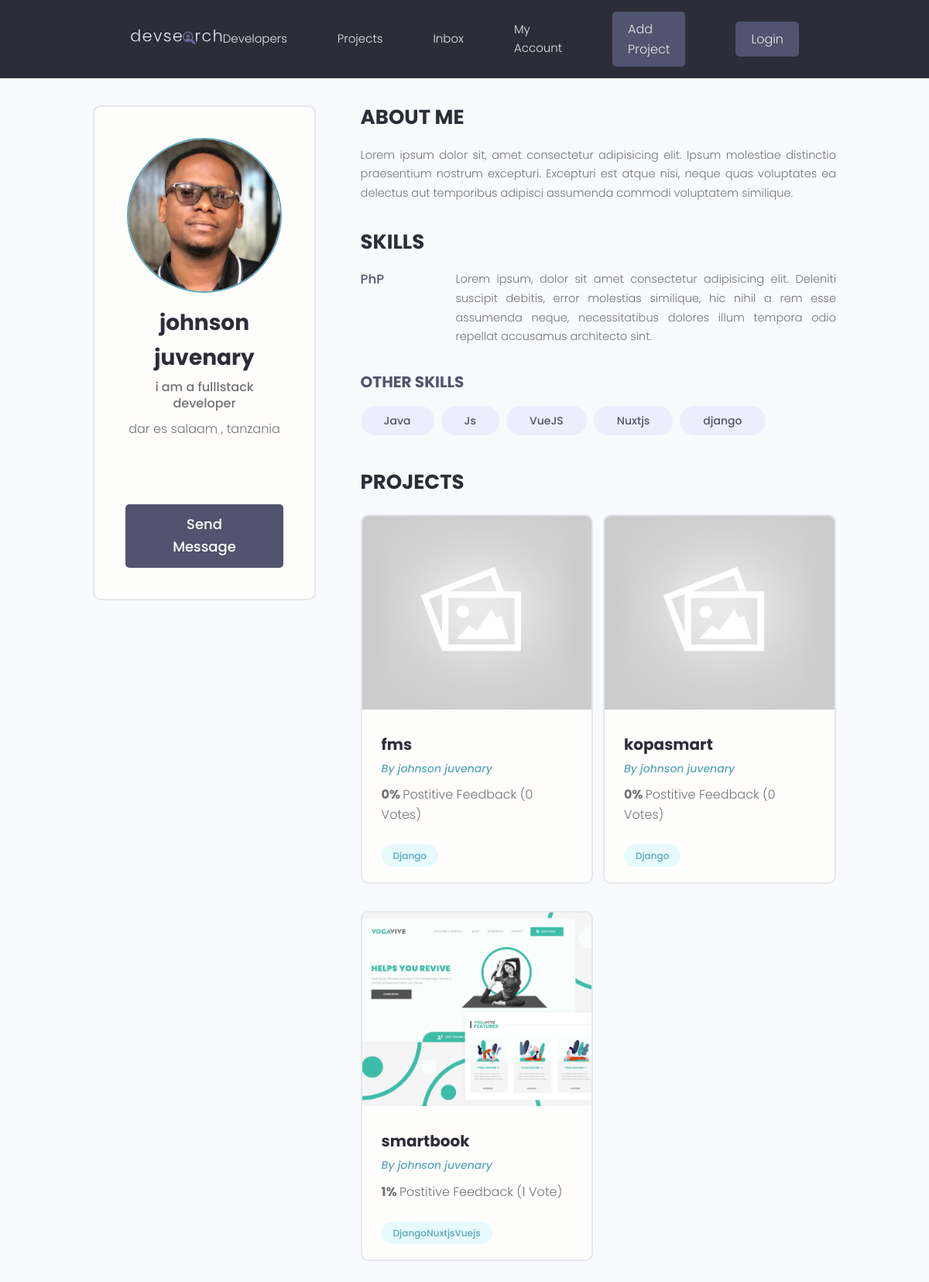
The app's page /profile/1e2a1576-8ede-4ad7-bf81-5f16d7f235b8 with its own data.
### users/models.py (models this page shows, shortened)
class Profile(models.Model):
    user = models.OneToOneField(
        User, on_delete=models.CASCADE, null=True, blank=True)
    name = models.CharField(max_length=200, blank=True, null=True)
    email = models.EmailField(max_length=500, blank=True, null=True)
    location = models.CharField(max_length=200, blank=True, null=True)
    username = models.CharField(max_length=200, blank=True, null=True)
    short_intro = models.CharField(max_length=200, blank=True, null=True)
    bio = models.TextField(blank=True, null=True)
    profile_image = models.ImageField(
        null=True, blank=True, upload_to='profiles/', default="profiles/user-default.png")
    social_github = models.CharField(max_length=200, blank=True, null=True)
    social_twitter = models.CharField(max_length=200, blank=True, null=True)
    social_linkedin = models.CharField(max_length=200, blank=True, null=True)
    social_youtube = models.CharField(max_length=200, blank=True, null=True)
    social_website = models.CharField(max_length=200, blank=True, null=True)
    created = models.DateTimeField(auto_now_add=True)
    id = models.UUIDField(default=uuid.uuid4, unique=True,
                          primary_key=True, editable=False)

class Skill(models.Model):
    owner = models.ForeignKey(
        Profile, on_delete=CASCADE, null=True, blank=True)
    name = models.CharField(max_length=200, blank=True, null=True)
    description = models.TextField(null=True, blank=True)
    created = models.DateTimeField(auto_now_add=True)
    id = models.UUIDField(default=uuid.uuid4, unique=True,
                          primary_key=True, editable=False)

### projects/models.py (models this page shows, shortened)
class Project(models.Model):
    owner = models.ForeignKey(
        Profile, null=True, blank=True, on_delete=models.SET_NULL)
    title = models.CharField(max_length=200)
    description = models.TextField(null=True, blank=True)
    featured_image = models.ImageField(
        null=True, blank=True, default="default.jpg")
    demo_link = models.CharField(max_length=2000, null=True, blank=True)
    source_link = models.CharField(max_length=2000, null=True, blank=True)
    tags = models.ManyToManyField('Tag', blank=True)
    vote_total = models.IntegerField(default=0, null=True, blank=True)
    vote_ratio = models.IntegerField(default=0, null=True, blank=True)
    created = models.DateTimeField(auto_now_add=True)
    id = models.UUIDField(default=uuid.uuid4, unique=True,
                          primary_key=True, editable=False)

class Tag(models.Model):
    name = models.CharField(max_length=200)
    created = models.DateTimeField(auto_now_add=True)
    id = models.UUIDField(default=uuid.uuid4, unique=True,
                          primary_key=True, editable=False)
    def __str__(self):
        return self.name

### users/views.py (the view)
# urls.py: path('profile/<str:pk>', views.userProfile, name="user-profile"),
def userProfile(request, pk):
    profile = Profile.objects.get(id=pk)
    topSkills = profile.skill_set.exclude(description__exact="")
    otherSkils = profile.skill_set.filter(description="")
    context = {'profile': profile,
               'topSkills': topSkills, 'otherSkills': otherSkils}
    return render(request, "users/user-profile.html", context)

### users/templates/users/user-profile.html (shortened to what this page needs)
{% extends 'main.html' %}
{% block content %}
<main class="profile my-md">
    <div class="container">
        <div class="layout">
            <div class="column column--1of3">
                <div class="card text-center">
                    <div class="card__body dev">
                        <img class="avatar avatar--xl" src="{{profile.profile_image.url}}">
                        <h2 class=" dev__name">{{profile.name}}</h2>
                        <p class="dev__title">{{profile.short_intro}}</p>
                        <p class="dev__location">{{profile.location}}</p>
                        <ul class="dev__social">
                        </ul>
                        <a href="#" class="btn btn--sub btn--lg">Send Message </a>
                    </div>
                </div>
            </div>
            <div class="column column--2of3">
                <div class="devInfo">
                    <h3 class="devInfo__title">About Me</h3>
                    <p class="devInfo__about">
                        {{profile.bio}}
                    </p>
                </div>
                <div class="devInfo">
                    <h3 class="devInfo__title">Skills</h3>
                    <div class="devInfo__skills">
                        {% for skill in topSkills %}
                        <div class="devSkill">
                            <h4 class="devSkill__title">{{skill.name}}</h4>
                            <p class="devSkill__info">
                                {{skill.description}}
                            </p>
                        </div>
                        {% endfor %}
                        <h3 class="devInfo__subtitle">Other Skills</h3>
                        <div class="devInfo__otherSkills">
                            {% for skill in otherSkills %}
                            <span class="tag tag--pill tag--sub tag--lg">
                                <small>{{skill.name}}</small>
                            </span>
                            {% endfor %}
                        </div>
                    </div>
                </div>
                <div class="devInfo">
                    <h3 class="devInfo__title">Projects</h3>
                    <div class="grid grid--two">
                        {% for project in profile.project_set.all %}
                        <div class="column">
                            <div class="card project">
                                <a href="{% url 'project' project.id %}" class="project">
                                    <img class="project__thumbnail" src="{{project.featured_image.url}}"
                                        alt="project thumbnail" />
                                    <div class="card__body">
                                        <h3 class="project__title">{{project.title}}</h3>
                                        <p><a class="project__author"
                                                href="{% url 'user-profile' project.owner.id %}">By
                                                {{project.owner.name}} </a>
                                        </p>
                                        <p class="project--rating">
                                            <span style="font-weight: bold;">{{project.vote_ratio}}% </span> Postitive
                                            Feedback ({{project.vote_total}} Vote{{project.vote_total|pluralize:"s"}})
                                        </p>
                                        <div class="project__tags">
                                            <span class="tag tag--pill tag--main">
                                                {%for tag in project.tags.all %}
                                                <small> {{ tag }} </small>
                                                {% endfor %}
                                            </span>
                                        </div>
                                    </div>
                                </a>
                            </div>
                        </div>
                        {% endfor %}
                    </div>
                </div>
            </div>
        </div>
    </div>
</main>
{% endblock content %}

### static/styles/app.css (style rules this page uses)
:root { --color-sub: #2d2d39; }
.btn--sub { background-color: var(--color-sub-light); }
.card { border: 2px solid var(--color-light); }
img { width: 100%; }
.profile .card>.dev { padding: 4rem; }
.dev__name { color: var(--color-sub); font-size: 2.8rem; font-weight: 700; margin-top: 1rem; margin-bottom: 0.5rem; }
.dev__title { font-size: 1.6rem; font-weight: 500; line-height: 1.3; }
.dev__location { margin-top: 1rem; }
.dev__social { margin: 3rem 0; list-style: none; display: flex; justify-content: center; gap: 1.5rem; }
.devInfo { margin-bottom: 3rem; }
.devInfo__title, .devInfo__subtitle { font-size: 2.6rem; color: var(--color-sub); text-transform: uppercase; font-weight: 700; margin-bottom: 1.5rem; }
.devInfo__subtitle { font-size: 2rem; color: var(--color-sub-light); }
.devInfo__about, .devSkill__info { font-size: 1.45rem; line-height: 1.7; text-align: justify; }
.devSkill { margin-bottom: 3rem; }
.devSkill__title { font-size: 1.65rem; font-weight: 500; color: var(--color-sub-light); }
@media screen and (min-width: 700px) { .devSkill { display: flex; justify-content: space-between; gap: 3rem; } }
@media screen and (min-width: 700px) { .devSkill__info { flex-basis: 80%; } }
.project__author { font-size: 1.4rem; font-style: italic; }
.project--rating { margin-bottom: 1.6em; margin-top: .5em; }
.project__thumbnail { height: 25rem; object-fit: cover; object-position: top center; }
.project__title { font-size: 2rem; font-weight: 700; color: var(--color-sub); }

### static/uikit/styles/modules/_variables.css (style rules this page uses)
:root { --color-main: #5aa5b9; --color-main-light: #e6faff; --color-sub: #3f4156; --color-sub-light: #51546e; --color-sub-lighter: #ededfd; --color-text: #737373; --color-gray: #8b8b8b; --color-light: #e5e7eb; --color-light-gray: #767676; --color-bg: #f8fafd; --color-white: #fffefd; --color-white-light: #f3f3f3; --color-success: #359e64; --color-success-bg: #def8e8; --color-error: #fc4b0b; --color-error-bg: #fff2ee; --font-base: 'Poppins', arial, helvetica, 'Segoe UI', roboto, ubuntu, sans-serif; --font-monospace: 'Fira Code', 'Courier New', courier, monospace; --font-regular: 300; --font-medium: 500; --font-bold: 700; --generic-shadow: 1px 1px 5px #00000010; --generic-transition: all 0.3s ease-in-out; }

### static/uikit/styles/modules/_base.css (style rules this page uses)
* { margin: 0; padding: 0; box-sizing: border-box; text-rendering: optimizeLegibility; color: inherit; font-size: inherit; }
html { font-size: 50%; }
@media only screen and (min-width: 480px) { html { font-size: 56.25%; } }
@media only screen and (min-width: 1200px) { html { font-size: 62.5%; } }
body { line-height: 1.6; font-weight: 400; font-size: 1.5rem; color: var(--color-text); background-color: var(--color-bg); min-height: 100vh; }

### static/uikit/styles/modules/_typography.css (style rules this page uses)
* { font-family: var(--font-base); }
h2 { font-size: 3.6rem; font-weight: var(--font-bold); }
h3 { font-size: 3.2rem; font-weight: var(--font-medium); }
h4 { font-size: 2.8rem; font-weight: var(--font-medium); }
p, span, strong { font-size: 1.6rem; color: var(--color-text); font-weight: var(--font-regular); }
a { padding-bottom: 2px; text-decoration: none; display: inline-block; color: var(--color-main); font-weight: var(--font-medium); }

### static/uikit/styles/modules/_utilities.css (style rules this page uses)
.container { width: 92%; max-width: 165rem; margin: 0 auto; box-sizing: border-box; }
@media screen and (min-width: 1000px) { .container { width: 90%; } }
@media screen and (min-width: 1200px) { .container { width: 80%; } }
.text-center { text-align: center; }
.my-md { margin: 3rem auto; }

### static/uikit/styles/modules/_avatar.css (style rules this page uses)
.avatar { border-radius: 50%; border: 2px solid var(--color-main); object-fit: cover; }
.avatar--xl { height: 20rem; width: 20rem; }

### static/uikit/styles/modules/_button.css (style rules this page uses)
.btn { display: inline-block; position: relative; cursor: pointer; background-color: var(--color-light); font-weight: var(--font-medium); color: var(--color-sub); text-decoration: none; padding: 1rem 2rem; border-radius: 0.5rem; border: none; width: -webkit-fit-content; width: -moz-fit-content; width: fit-content; height: -webkit-fit-content; height: -moz-fit-content; height: fit-content; font-size: 1.6rem; outline-width: 0; outline-color: transparent; -webkit-backface-visibility: hidden; backface-visibility: hidden; transition: all 0.3s ease-in-out; }
.btn--sub { background-color: var(--color-sub); color: var(--color-white); }
.btn--lg { font-size: 1.8rem; padding: 1.2rem 4.5rem; }

### static/uikit/styles/modules/_card.css (style rules this page uses)
.card { border-radius: 1rem; background-color: var(--color-white); border: 1.5px solid var(--color-light); width: auto; height: auto; margin-top: 0.5rem; margin-bottom: 0.5rem; overflow: hidden; }
.card__body, .card__header { padding: 2rem 2.5rem; }

### records on screen
Profile: profile_image (picture), name "johnson juvenary", short_intro "i am a fulllstack developer", location "dar es salaam , tanzania", bio "Lorem ipsum dolor sit, amet consectetur adipisicing elit. Ipsum molestiae distinctio praesentium nostrum excepturi. Excepturi est atque nisi, neque quas voluptates ea delectus aut temporibus adipisci assumenda commodi voluptatem similique."
Skill: name "PhP", description "Lorem ipsum, dolor sit amet consectetur adipisicing elit. Deleniti suscipit debitis, error molestias similique, hic nihil a rem esse assumenda neque, necessitatibus dolores illum tempora odio repellat accusamus architecto sint."
Skill: name "Java"
Skill: name "Js"
Skill: name "VueJS"
Skill: name "Nuxtjs"
Skill: name "django"
Project: featured_image (placeholder picture), title "fms", owner.name "johnson juvenary", vote_ratio "0", vote_total "0"
Tag: name "Django"
Project: featured_image (placeholder picture), title "kopasmart", owner.name "johnson juvenary", vote_ratio "0", vote_total "0"
Project: featured_image (picture), title "smartbook", owner.name "johnson juvenary", vote_ratio "1", vote_total "1"
Tag: name "Nuxtjs"
Tag: name "Vuejs"
